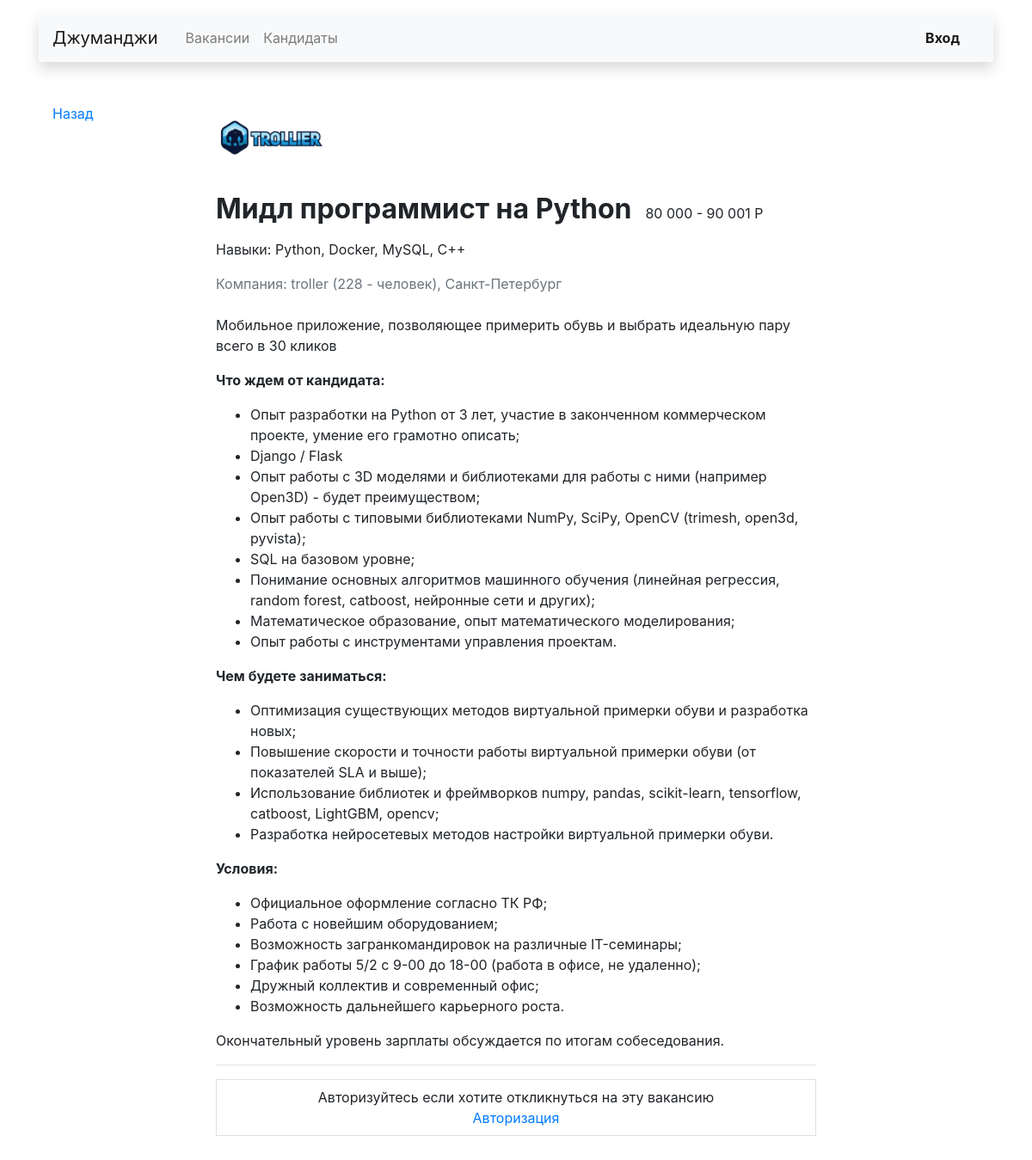
The app's page /vacancies/4/ with its own data.
### main/models.py (models this page shows, shortened)
class Vacancy(models.Model):
    title = models.CharField(max_length=150, verbose_name='Название')
    specialty = models.ForeignKey(
        'Specialty',
        on_delete=models.CASCADE,
        to_field="code",
        related_name="vacancies",
        verbose_name='Специализация',
    )
    company = models.ForeignKey(
        'Company',
        on_delete=models.CASCADE,
        related_name="vacancies",
        verbose_name='Компания',
    )
    skills = models.TextField(blank=True, verbose_name='Навыки')
    description = models.TextField(blank=True, verbose_name='Текст')
    salary_min = models.IntegerField(default=0, blank=True, verbose_name='Зарплата от')
    salary_max = models.IntegerField(default=0, blank=True, verbose_name='Зарплата до')
    published_at = models.DateField(auto_now_add=True, verbose_name='Опубликовано')
    class Meta:
        verbose_name = 'Вакансию'
        verbose_name_plural = 'Вакансии'
        ordering = ['id']

class Company(models.Model):
    name = models.CharField(max_length=50, verbose_name='Название')
    location = models.CharField(max_length=50, verbose_name='Город')
    logo = models.ImageField(
        upload_to='companies',
        default='https://place-hold.it/100x60', blank=True,
        verbose_name='Логотип',
    )
    description = models.TextField(blank=True, verbose_name='Инф. о компании')
    employee_count = models.IntegerField(default=0, verbose_name='Кол-во сотрудников')
    owner = models.OneToOneField(
        User,
        on_delete=models.CASCADE,
        verbose_name='Владелец',
        related_name='owner',
    )
    class Meta:
        verbose_name = 'Компанию'
        verbose_name_plural = 'Компании'
        ordering = ['pk']

### main/views.py (the view, shortened to what this page needs)
# urls.py: path('vacancies/<int:vacancy_id>/', views.OneVacancyView.as_view(), name='one_vacancy'),
class OneVacancyView(FormMixin, DetailView):
    form_class = ApplicationForm
    template_name = 'main/main/card_one_vacancy.html'
    model = Vacancy
    pk_url_kwarg = 'vacancy_id'

### main/templates/main/main/card_one_vacancy.html (shortened to what this page needs)
{% extends 'main/main_layout.html' %}
{% load humanize %}
{% block custom_body %}
<main class="container mt-3 pb-5">
    <div class="row mt-5">
        <div class="col-12 col-lg-2">
            <div class="pl-3 mb-5">
                <p><a href="#">Назад</a></p>
            </div>
        </div>
        <div class="col-12 col-lg-8">
            <section class="px-3">
                <div>
                    <a href="#">
                        <img src="{{ object.company.logo.url }}" width="130" height="80" alt="">
                    </a>
                    <div class="d-flex align-items-baseline align-content-baseline">
                        <h1 class="h2 mt-4 font-weight-bold">{{ object.title }}</h1>
                        <p class="m-0 pl-3">
                            {{ object.salary_min|intcomma }}
                            -
                            {{ object.salary_max|intcomma }} Р
                        </p>
                    </div>
                    <p class="mt-2">Навыки: {{ object.skills }}</p>
                    <p class="text-muted mb-4">Компания:
                        {{ object.company.name }}
                        ({{ object.company.employee_count }} - человек),
                        {{ object.company.location }}
                    </p>
                    <p>{{ object.company.description }}</p>
                    {{ object.description|safe }}
                </div>
                <hr>
                {% if request.user.is_authenticated %}
                <div style="line-height: 1.8;">
                    <form action="" class="card mt-4 mb-3" method="post">
                        <div class="card-body mx-3">
                            <p class="h5 my-3 font-weight-normal">Отозваться на вакансию</p>
                            <hr>
                            {% csrf_token %}
                            <div class="text-danger">{{ form.non_field_errors }}</div>
                            {% for field in form %}
                                <div class="my-2">{{ field.label }}</div>
                                {{ field }}
                                <div class="text-danger">{{ field.errors }}</div>
                            {% endfor %}
                            <div class="form-group mt-4">
                                <button type="submit" class="btn btn-primary">Откликнуться</button>
                            </div>
                        </div>
                    </form>
                </div>
                {% else %}
                    <div class="border p-2 text-center">
                        <div>Авторизуйтесь если хотите откликнуться на эту вакансию</div>
                        <a href="{% url 'login' %}">Авторизация</a>
                    </div>
                {% endif %}
            </section>
        </div>
    </div>
</main>
{% endblock %}

### records on screen
Vacancy: company.logo (picture), title "Мидл программист на Python", salary_min "80 000", salary_max "90 001", skills "Python, Docker, MySQL, C++", company.name "troller", company.employee_count "228", company.location "Санкт-Петербург", company.description "Мобильное приложение, позволяющее примерить обувь и выбрать идеальную пару всего в 30 кликов", description "Что ждем от кандидата: Опыт разработки на Python от 3 лет, участие в законченном коммерческом проекте, умение его грамотно описать; Django / Flask Опыт работы с 3D моделями и библиотеками для работы с ними (например Open3D) - будет преимуществом; Опыт работы с типовыми библиотеками NumPy, SciPy, OpenCV (trimesh, open3d, pyvista); SQL на базовом уровне; Понимание основных алгоритмов машинного обучения (линейная регрессия, random forest, catboost, нейронные сети и других); Математическое образование, опыт математического моделирования; Опыт работы с инструментами управления проектам. Чем будете заниматься: Оптимизация существующих методов виртуальной примерки обуви и разработка новых;…"
